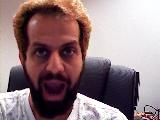
%> input picture MultiModal/SVM/Test/1.jpg, 160 x 120 px
$ octave facialPoints.m   (GNU Octave 9; MATLAB toolbox functions it lacks are replaced by stand-ins)
%> lines starting %> are read from the running program, lines starting %| are printed output that depends on the picture
### PCA-LSH/Feature Points extraction/detectFacialRegions.m
%%%%%%%%%%%%%%%%%%%%%%%%%%%%%%%%%%%%%%%%%%%%%%%%%%%%%%%%%%%%%%%%%%%%%%%%%%%%%%%%%%%%%%%%
% Symmetry Based Analysis of Facial Expressions Partially Occluded Due to Head Motions
% Version : 1.0
% Date : 01.2.2017
% Author : Mehdi Ghayoumi
%%%%%%%%%%%%%%%%%%%%%%%%%%%%%%%%%%%%%%%%%%%%%%%%%%%%%%%%%%%%%%%%%%%%%%%%%%%%%%%%%%%%%%%%
function  [imgFace, LeftEye, RightEye, Mouth,  LeftEyebrow,  RightEyebrow] = detectFacialRegions(I)
%  This function is to find the facial regions (eyes, mouth and eyebrows)


%To detect Face
 FDetect = vision.CascadeObjectDetector;
 Face = step(FDetect,I);
 imgFace = (I(Face(1,2):Face(1,2)+Face(1,4),Face(1,1):Face(1,1)+Face(1,3),:));

 %To detect Left Eye
 EyeDetect = vision.CascadeObjectDetector('LeftEye');
 Eye=step(EyeDetect,imgFace);
 LeftEye  = Eye(1,:);

 %To detect Right Eye
 EyeDetect = vision.CascadeObjectDetector('RightEye');
 Eye=step(EyeDetect,imgFace);
 RightEye = Eye(2,:);

%To detect Mouth
 MouthDetect = vision.CascadeObjectDetector('Mouth','MergeThreshold',16);
 findMouth=step(MouthDetect,imgFace);
 orderMouth= sortrows(findMouth,2);
 posMouth = size(findMouth,1);
 Mouth = orderMouth(posMouth,:);

 % [9 lines of commented-out code are left out]
 LeftEyebrow   = LeftEye;
 LeftEyebrow(4) = (LeftEyebrow(4)/2)-4;
 LeftEyebrow(3) = LeftEyebrow(3);
 LeftEyebrow(4) = uint8(LeftEyebrow(4));
 LeftEyebrow(3) = uint8(LeftEyebrow(3));

%To detect Right Eyebrow
 RightEyebrow  = RightEye;
 RightEyebrow(4) =  (RightEyebrow(4)/2);
 RightEyebrow(3) = RightEyebrow(3);
 RightEyebrow(4) = uint8(RightEyebrow(4));
 RightEyebrow(3) = uint8(RightEyebrow(3));

end

### PCA-LSH/Feature Points extraction/facialPoints.m
%%%%%%%%%%%%%%%%%%%%%%%%%%%%%%%%%%%%%%%%%%%%%%%%%%%%%%%%%%%%%%%%%%%%%%%%%%%%%%%%%%%%%%%%
% Symmetry Based Analysis of Facial Expressions Partially Occluded Due to Head Motions
% Version : 1.0
% Date : 01.2.2017
% Author : Mehdi Ghayoumi
%%%%%%%%%%%%%%%%%%%%%%%%%%%%%%%%%%%%%%%%%%%%%%%%%%%%%%%%%%%%%%%%%%%%%%%%%%%%%%%%%%%%%%%%

cd 'D:\MATLAB\R2016b\bin\Final Dissertation\Chapter 5\Frame capturing';
% read the input image
I = imread('1.jpg');
%> I is the input picture: size 120x160x3 uint8; mean R, G, B 147, 124.6, 128.4
I = imresize(I, [224,224]);
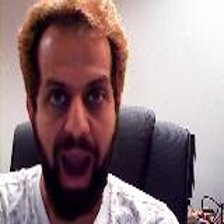
%> I: size 224x224x3 uint8; mean R, G, B 146.9, 124.6, 128.4
cd 'D:\MATLAB\R2016b\bin\Final Dissertation\Chapter 5\Facial-Landmarks';
[imgFace, LeftEye, RightEye, Mouth,  LeftEyebrow,  RightEyebrow] = detectFacialRegions(I);
%> in detectFacialRegions, `Face = step(FDetect,I);`: Face = [17 51 123 123]
%> in detectFacialRegions, `imgFace = (I(Face(1,2):Face(1,2)+Face(1,4),Face(1,1):Face(1,1)+Face(1,..`:
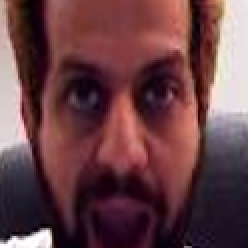
%> imgFace: size 124x124x3 uint8 (shown 2 times larger); mean R, G, B 104.2, 64.7, 69.9
%> the run ends on the next line
